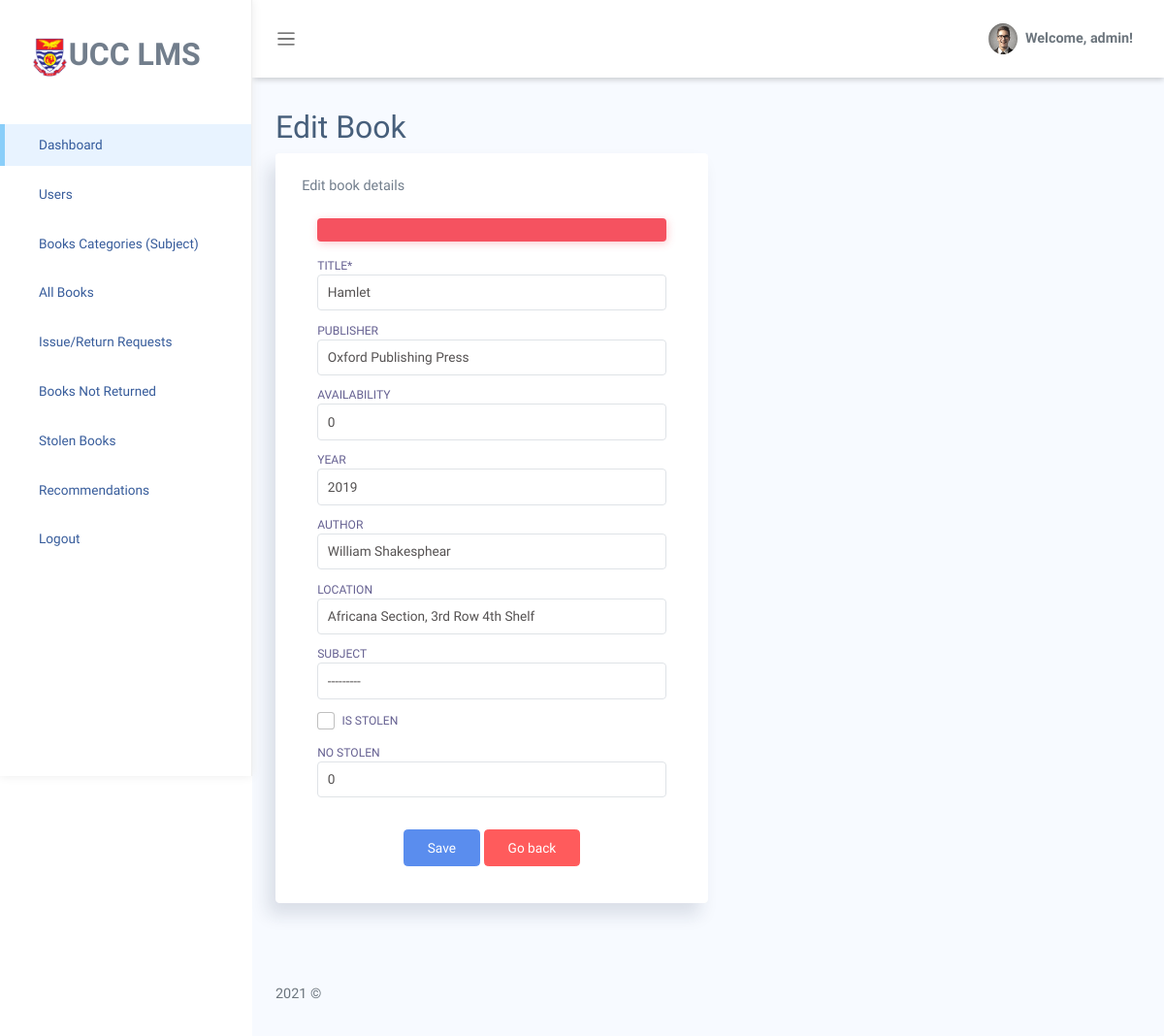
Page /edit-book/22 (signed in) on the earlier database version.
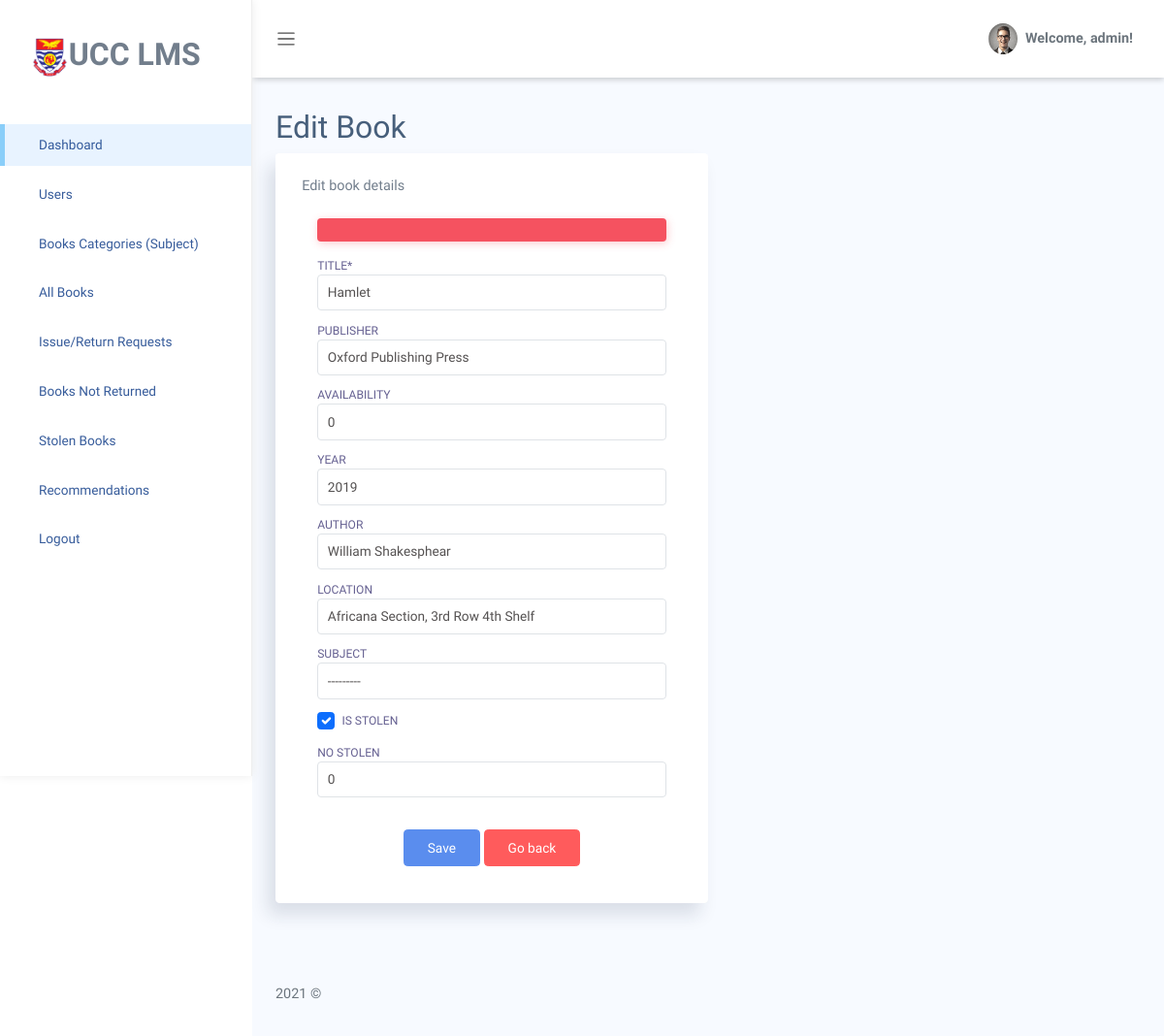
Same page on the later database version.
### ucclms/models.py (models this page shows, shortened)
class Book(models.Model):
    title = models.CharField(max_length = 255, blank=False, null=False)
    publisher = models.CharField(max_length = 255, blank=True, null=True)
    availability = models.IntegerField(default=0, blank=True, null=True)
    year = models.CharField(max_length = 4, blank=True, null=True)
    author = models.CharField(max_length = 255, blank=True, null=True)
    location = models.CharField(max_length = 255, blank=True, null=True)
    subject = models.ForeignKey(Subject, on_delete=models.SET_NULL, null=True, blank=True, related_name='booksubject')
    is_stolen = models.BooleanField(default=False)
    no_stolen = models.IntegerField(null=True, blank=True, default=0)

### ucclms/decorators.py (the view)
        def wrapper_func(request, *args, **kwargs):
            group = None
            if request.user.groups.exists():
                group = request.user.groups.all()[0].name
            if group in allowed_roles:
                return view_func(request, *args, **kwargs)
            else:
                return HttpResponse('Not authorised to access this page Try <ul><li><a href="/">Home</a></li><li><a href="/login">Login</a></li><li><a href="/admin-dashboard">Admin dashboard</a></li><li><a href="/student-dashboard">Student/Faculty dashboard</a></li></ul>')

### ucclms/forms.py
class AddBookForm(ModelForm):
    class Meta:
        model = Book
        fields = '__all__'

### ucclms/models.py (called while the page is built)
    def __str__(self):
        return self.name

### ucclms/views.py (called while the page is built)
@allowed_users(allowed_roles=['admin'])
def editBook(request, pk):
    book = Book.objects.get(id=pk)
    form = AddBookForm(instance=book)
    if request.method == 'POST':
        form = AddBookForm(request.POST, instance=book)
        if form.is_valid():
            form.save()
            messages.success(request, f'{book} has been updated')
            return redirect('view-books')
    context = {'dash_title':'Edit Book','form': form}
    return render(request, 'ucclms/edit-book.html', context)

### ucclms/templates/ucclms/edit-book.html (shortened to what this page needs)
{% extends 'base.html' %}
{% load crispy_forms_tags %}
{% block content %}
<section class="section">
    <div class="col-md-6">
        <div class="card">
            <div class="card-header">
                Edit book details
            </div>
            <div class="card-body">
                <div class="container sign-up">
                    <form action="" method="POST" class="form">
                        <div class="alert alert-danger">
                        </div>
                        {{form|crispy}}
                        <br>
                        <div class="lower text-center">
                            <input type="submit" class="btn mb-3 btn-primary" name="edit user" value="Save">
                            <a href="{% url 'view-books' %}" class="btn mb-3 btn-danger">Go back</a>
                        </div>
                    </form>
                </div>
            </div>
        </div>
    </div>
</section>
{% endblock %}

Differences in the rows shown:
changed Book "Hamlet": is_stolen "☐" → "☑"
